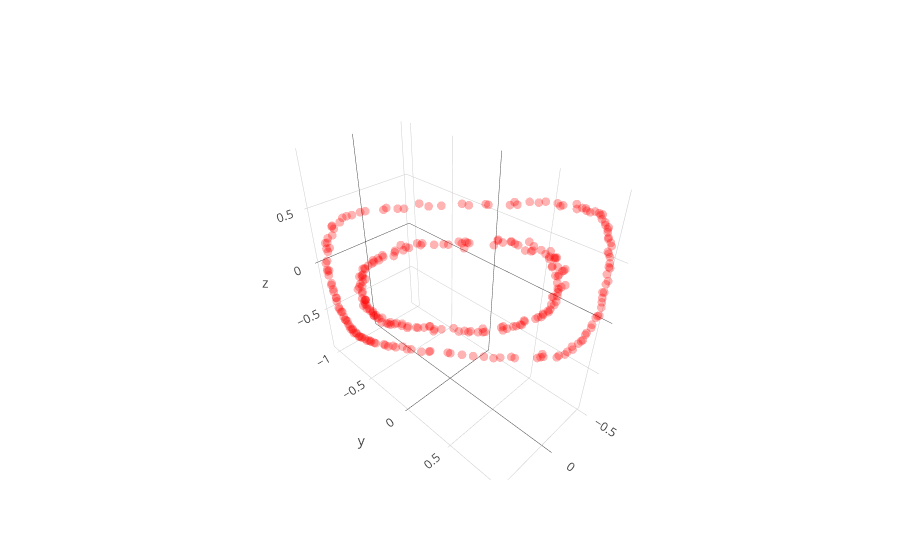

The cell this chart's notebook holds for it:
### Code cell
# view 3D
trace1 = go.Scatter3d(
    x=projected_mine[:,0],
    y=projected_mine[:,1],
    z=projected_mine[:,2],
    mode='markers',
    line=dict(color='red',width=0.5),
    marker=dict(size=3,opacity=0.3)
)
data = [trace1]
fig  = go.Figure(data=data)
iplot(fig)

### Figure 1 — Plotly figure (JSON) as saved in the notebook; plotly's stock layout.template omitted (floating-point values rounded to 4 significant figures; data arrays with more than 128 entries replaced by an {"elided": "..."} marker saying what was removed)
{"data": [{"line": {"color": "red", "width": 0.5}, "marker": {"opacity": 0.3, "size": 3}, "mode": "markers", "type": "scatter3d", "uid": "5f56043e-9346-4cd4-bf29-2db9490d9de5", "x": {"elided": "300 float values"}, "y": {"elided": "300 float values"}, "z": {"elided": "300 float values"}}], "layout": {}}
